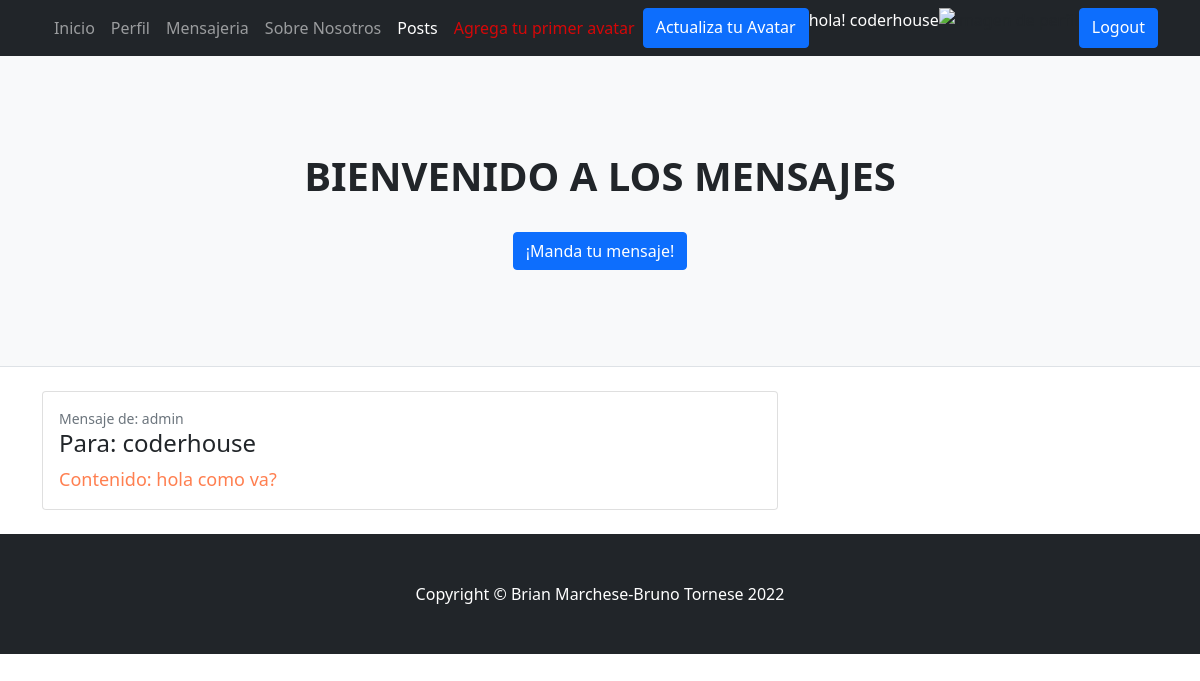
/mensajeria/mensajes (signed in), run on the app's committed database.
### mensajeria/models.py (models this page shows)
class mensaje(models.Model):
    emisor = models.ForeignKey(User, on_delete=models.CASCADE, related_name='enviador')#Relacion con el usuario que envia el mensaje
    receptor = models.ForeignKey(User, on_delete=models.CASCADE, related_name='receptor')#Relacion con el usuario que recibe el mensaje
    contenido = models.TextField()#Contenido del mensaje

### mensajeria/views.py (the view)
# urls.py: path('mensajes', mensajes, name='mensajes'), # url para ver los mensajes
@login_required
def mensajes(request):#Funcion para ver los mensajes
    mensajes= mensaje.objects.filter(emisor=request.user)#se obtienen los mensajes del usuario
    mensajes= mensaje.objects.filter(receptor=request.user)
    return render(request, 'mensajes.html', {'mensajes':mensajes})#se redirecciona a la pagina de mensajes con los mensajes obtenidos

### login/templates/mensajes.html
{% extends "padre.html" %}
{% load static %}
{% block titulo %}
<h1 class="fw-bolder">BIENVENIDO A LOS MENSAJES</h1>
<br>
<a class="btn btn-primary" href="{% url 'mensaje_creacion' %}">¡Manda tu mensaje!</a>
{% endblock %}
{% block contenido_que_cambia %}
        <div class="container">
        {% for mensaje in mensajes %}
            <div class="row">
                <div class="col-lg-8">
                    <div class="card mb-4">
                        <div class="card-body">
                            <div class="small text-muted">Mensaje de: {{ mensaje.emisor }}</div>
                            <h4 class="card-title"> Para: {{ mensaje.receptor }}</h4>
                            <p  style="font-size: large; color:coral " class="card-text">Contenido: {{ mensaje.contenido | safe }}</p>
                        </div>
                    </div>
                </div>
            </div>
        {% endfor %}
        </div>
{% endblock %}

### login/templates/padre.html (shortened to what this page needs)
<!DOCTYPE html>
<html lang="en">
    {% load static %}
    <head>
        <link href="{% static 'css\styles.css' %}" rel="stylesheet"/>
    <head>
    <body>
        <nav class="navbar navbar-expand-lg navbar-dark bg-dark">
            <div class="container">
                <div class="collapse navbar-collapse" id="navbarSupportedContent">
                    <ul class="navbar-nav ms-auto mb-2 mb-lg-0">
                        <li class="nav-item"><a class="nav-link" href="{% url 'inicio' %}">Inicio</a></li>
                        <li class="nav-item"><a class="nav-link" href="{% url 'usuario_detalle' %}">Perfil</a></li>
                        <li class="nav-item"><a class="nav-link" href="{% url 'mensajes' %}">Mensajeria</a></li>
                        <li class="nav-item"><a class="nav-link" href="{% url 'about' %}">Sobre Nosotros</a></li>
                        <li class="nav-item"><a class="nav-link active" aria-current="page" href="{% url 'electricos' %}">Posts</a></li>
                        {% if not request.user.is_authenticated %}
                            <a class="btn btn-primary" href="{% url 'login'  %}">Login</a>
                            <p style="color: white;">Si no estas registrado hacelo aca →</p>
                            <a class="btn btn-primary" href="{% url 'register'  %}">Registrate</a>
                        {% else %}
                            <li  class="nav-item"><a  style="color: rgba(255, 0, 0, 0.815);" class="nav-link active" aria-current="page" href="{% url 'nuevo_avatar' %}"> Agrega tu primer avatar</a></li>
                            <a class="btn btn-primary" href="{% url 'agregar_avatar' %}">Actualiza tu Avatar</a>
                            <p style="color: white;">hola! {{ request.user.username }}</p>
                            <img style="width: 140px;" src="{{ imagen }}" alt="imagen de perfil"/>
                            <a class="btn btn-primary" href="{% url 'logout'  %}">Logout</a>
                        {% endif %}
                    </ul>
                </div>
            </div>
        </nav>
        <header class="py-5 bg-light border-bottom mb-4">
            <div class="container">
                <div class="text-center my-5">
                    {% block titulo %}{% endblock %}
                </div>
            </div>
        </header>
        {% block contenido_que_cambia %}{% endblock %}
        <footer class="py-5 bg-dark">
            <div class="container"><p class="m-0 text-center text-white">Copyright &copy; Brian Marchese-Bruno Tornese 2022</p></div>
        </footer>
    </body>
</html>

### data on the page
mensaje: emisor "admin", receptor "coderhouse", contenido "hola como va?"

### other printed values
{{ request.user.username }} "coderhouse"
